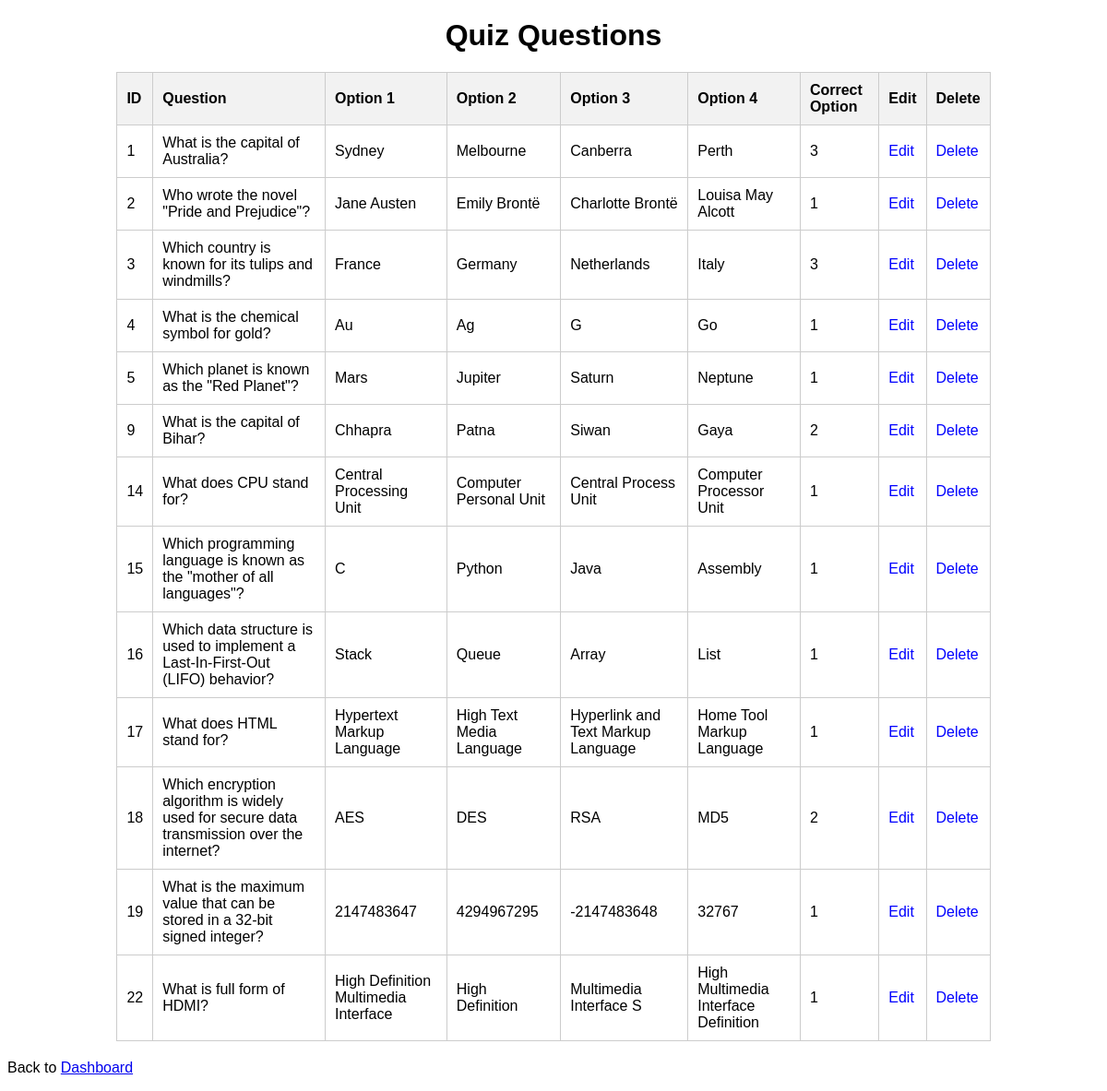
Page /all_question.php on the earlier database version.
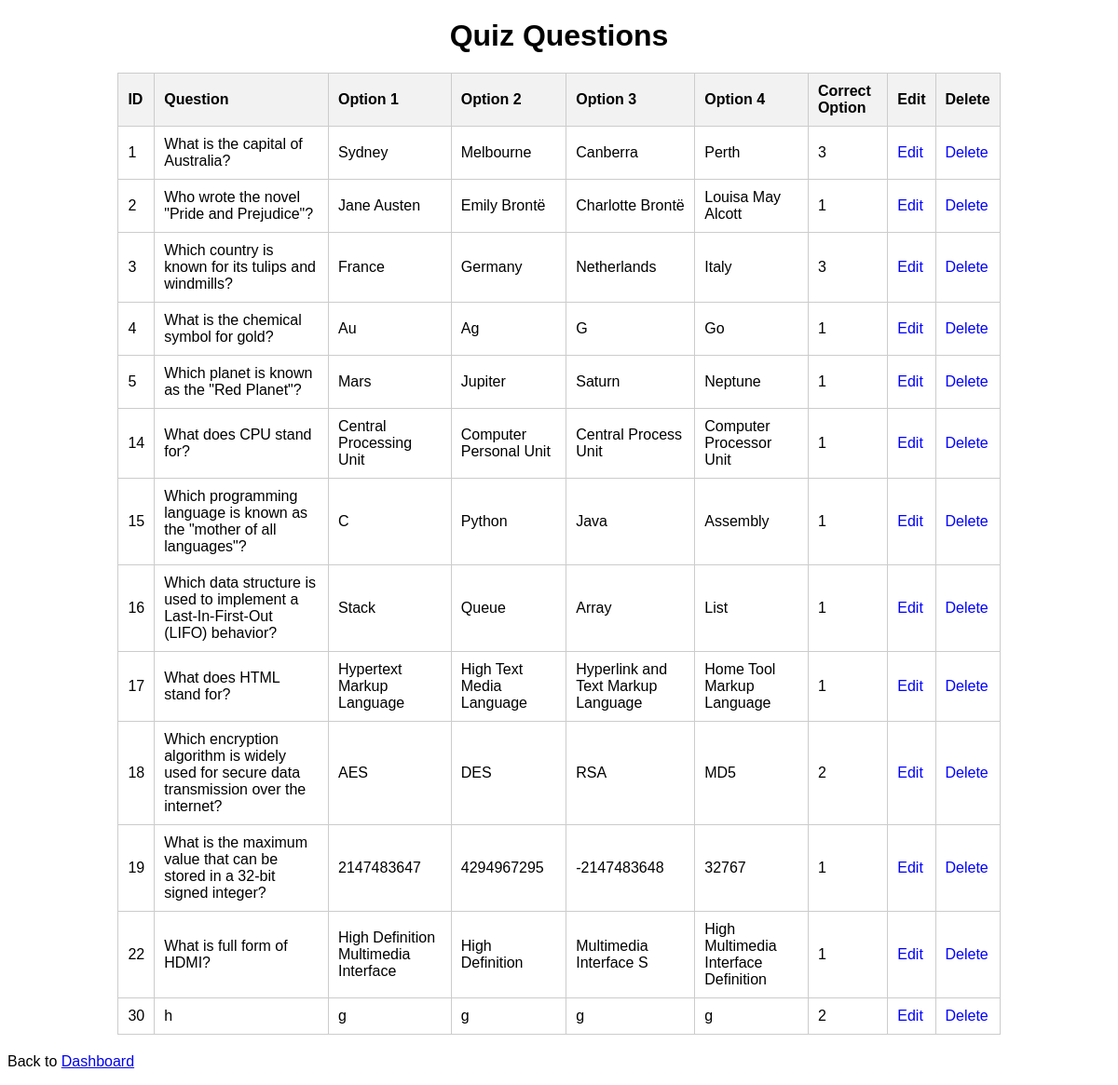
Same page on the later database version.
### tables this page shows
CREATE TABLE `questions` (
  `id` int(11) NOT NULL,
  `question` varchar(255) DEFAULT NULL,
  `option1` varchar(255) DEFAULT NULL,
  `option2` varchar(255) DEFAULT NULL,
  `option3` varchar(255) DEFAULT NULL,
  `option4` varchar(255) DEFAULT NULL,
  `answer` int(11) DEFAULT NULL,
  `answer_options` text DEFAULT NULL
);

### all_question.php (the view, shortened to what this page needs)
<?php
$host = 'localhost';
$username = 'root';
$password = 'root';
$database = 'quiz';
$conn = new mysqli($host, $username, $password, $database);
$sql = "SELECT * FROM questions";
$result = $conn->query($sql);
?>
<!DOCTYPE html>
<html>
<head>
</head>
<body>
    <h1>Quiz Questions</h1>
    <table border="1">
        <tr>
            <th>ID</th>
            <th>Question</th>
            <th>Option 1</th>
            <th>Option 2</th>
            <th>Option 3</th>
            <th>Option 4</th>
            <th>Correct Option</th>
            <th>Edit</th>
            <th>Delete</th>
        </tr>
        <?php while ($row = $result->fetch_assoc()) { ?>
            <tr>
                <td><?php echo $row['id']; ?></td>
                <td><?php echo $row['question']; ?></td>
                <td><?php echo $row['option1']; ?></td>
                <td><?php echo $row['option2']; ?></td>
                <td><?php echo $row['option3']; ?></td>
                <td><?php echo $row['option4']; ?></td>
                <td><?php echo $row['answer']; ?></td>
                <td><a href="edit_question.php?id=<?php echo $row['id']; ?>">Edit</a></td>
                <td><a href="?delete_id=<?php echo $row['id']; ?>" onclick="return confirm('Are you sure you want to delete this question?')">Delete</a></td>
            </tr>
        <?php } ?>
    </table>
    <p class="login-link">Back to <a href="admin_dashboard.php">Dashboard</a></p>
</body>
</html>

Differences in the rows shown:
removed questions: id "9", question "What is the capital of Bihar?", option1 "Chhapra", option2 "Patna", option3 "Siwan", option4 "Gaya", answer "2"
added questions: id "30", question "h", option1 "g", option2 "g", option3 "g", option4 "g", answer "2"
